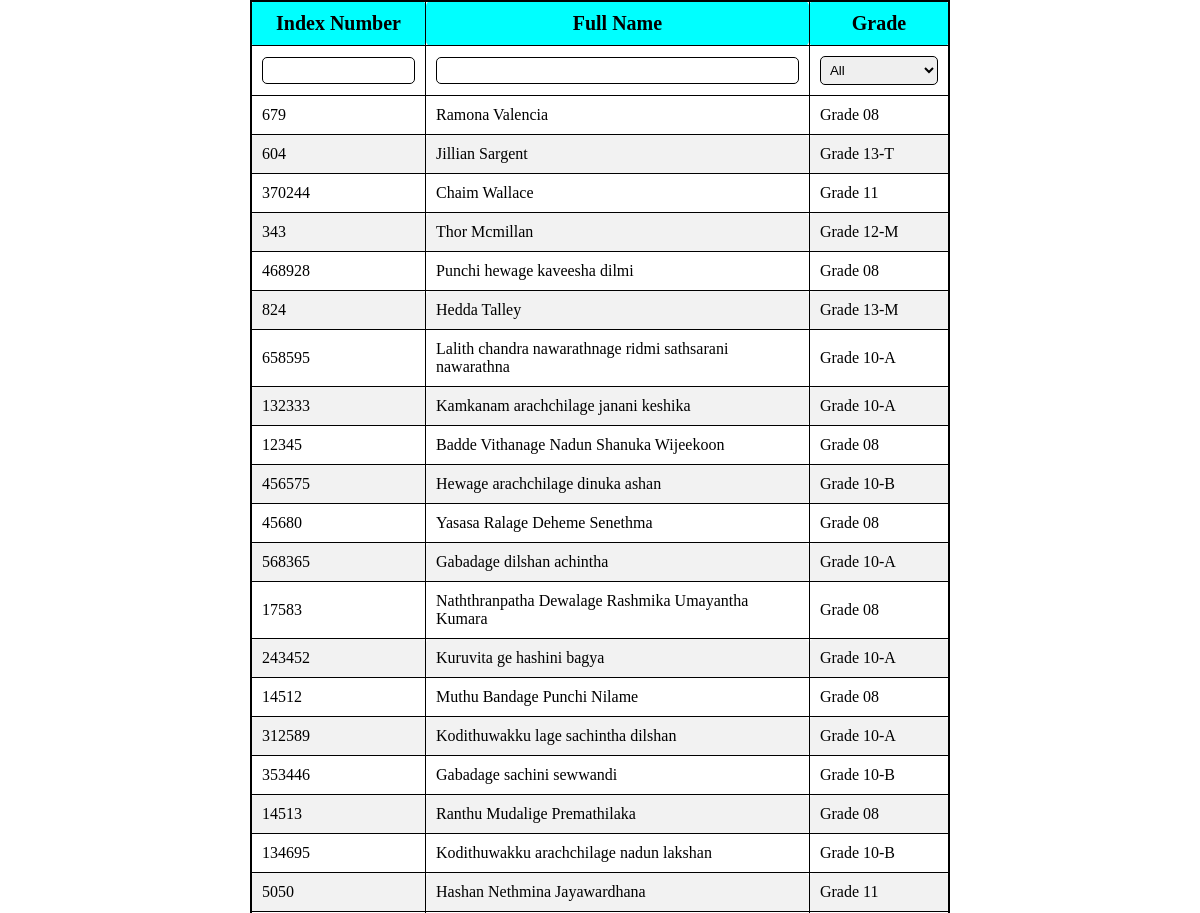
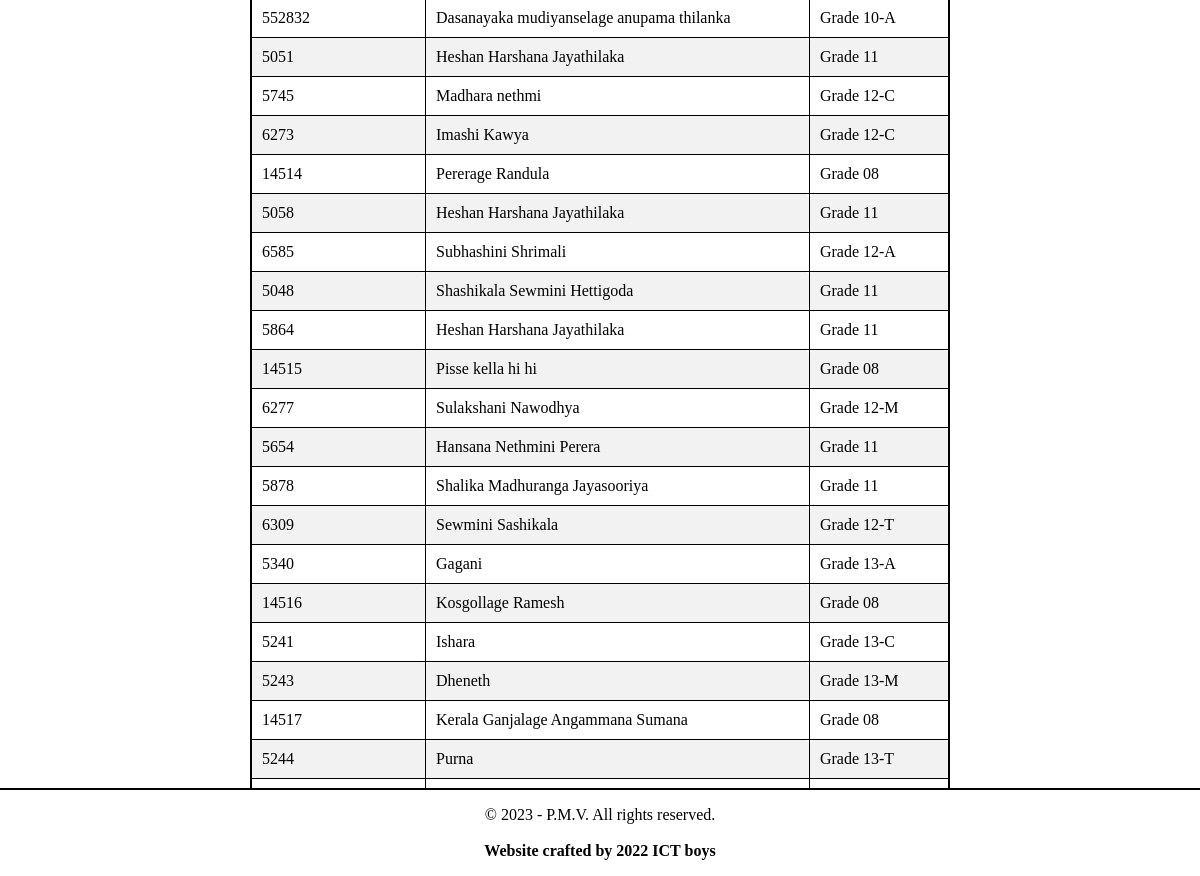
The page /students/ on the database its author committed (2 pictures, top to bottom).
### StudentInfoHandler/models.py (models this page shows, shortened)
class StudentInfo(models.Model):
    index_number = models.CharField(primary_key=True, unique=True, max_length=8)
    full_name = models.CharField(max_length=255)
    name_with_initials = models.CharField(max_length=255)
    date_of_birth = models.CharField(max_length=20)
    gender = models.CharField(max_length=6)
    enrolled_date = models.CharField(max_length=20)
    address = models.TextField()
    special_notes = models.TextField()
    class_info = models.ForeignKey('EDUInfoHandler.ClassInfo', on_delete=models.CASCADE)
    buckets = models.CharField(max_length=20, default="")
    RFID_key = models.TextField()

### StudentInfoHandler/views.py (the view)
# urls.py: path("", StudentListView.as_view(), name="StudentListView"),
class StudentListView(View):
    def get(self, request):
        log_file('Requested Student List')
        data = request.GET
        filter_kwargs = {}
        try:
            if data['class'] != 'all':
                filter_kwargs['class_info'] = ClassInfo.objects.get(id=data['class'])
        except:
            pass
        try:
            filter_kwargs['full_name__contains'] = data['name']
        except:
            pass
        try:
            filter_kwargs['index_number__contains'] = data['index_number']
        except:
            pass
        students_filtered = StudentInfo.objects.filter(**filter_kwargs)[:100]
        return_data = []
        for student in students_filtered:
            return_data.append({
                "index_number" : student.index_number,
                "student_name" : student.full_name,
                "class" : 'Grade ' + student.class_info.class_name
            })
        if data.get('data'):
            log_file(f'Returnng JSON of {return_data}')
            return JsonResponse(return_data, safe=False)
        log_file(f'Returnng rendered {return_data}')
        return render(request, template_name="all_students_admin_pc.html", context={
            'students': return_data,
            'current_classes': ClassInfo.objects.all().order_by('class_name')
            })

### manage.py (called while the page is built)
def log_file(string):
    if settings.DEBUG:
        with open('log.txt', 'a') as f:
            f.write(f'[{datetime.now().strftime("%d/%m/%Y %H:%M:%S")}] {string} \n')

### StudentInfoHandler/templates/all_students_admin_pc.html (shortened to what this page needs)
<!DOCTYPE html>
<html lang="en">
<head>
</head>
<body>
  <table class="my-table" border="1">
    <colgroup>
      <col span="1" style="width: 25%;">
      <col span="1" style="width: 55%;">
      <col span="1" style="width: 20%;">
    </colgroup>
    <thead>
      <tr>
        <td><b>Index Number</b></td>
        <td><b>Full Name</b></td>
        <td><b>Grade</b></td>
      </tr>
    </thead>
    <tr>
      <td><input type="number" name="integerInput"  id="index_number"></td>
      <td><input type="text" name="charInput" id="student_name"></td>
      <td>
        <select id="grade" onchange="changeGrade()">
          <option value="all">All</option>
        </select>
      </td>
    </tr>
    <tbody>
      {% for student in students %}
      <tr>
        <td>
          {{ student.index_number }}
        </td>
        <td>
          <a href="/student/{{ student.index_number }}">{{ student.student_name }}</a>
        </td>
        <td>
          {{ student.class }}
        </td>
      </tr>
      {% endfor %}
    </tbody>
  </table>
  <br>
  <footer>
    <p>&copy; 2023 - P.M.V. All rights reserved.<br><br><b>Website crafted by 2022 ICT boys</b></p>
  </footer>
</body>
</html>

### StudentInfoHandler/templates/all_students_admin_pc.html (style rules this page uses)
body { margin: 0px; }
.my-table { border-collapse: collapse; width: 100%; max-width: 700px; margin: 0 auto; color: #000000; border: 2px solid black; }
table { margin: 10px; }
thead { background-color: aqua; text-align: center; font-size: 20px; }
.my-table td { padding: 10px; border: 1px solid #000000; border-radius: 5px; }
.my-table tr:nth-child(even) { background-color: #f2f2f2; }
.my-table input[type="number"], .my-table input[type="text"], .my-table select { padding: 5px; border-radius: 5px; border: 1px solid #000000; width: 100%; box-sizing: border-box; }
footer { position: absolute; bottom: 0px; margin-top: auto; background-color: #ffffff; width: 100%; text-align: center; border-top: 2px solid black; padding: 0px; }
a { text-decoration: none; color: #000000; }

### rows shown on the page
StudentInfo: index_number "679", student_name "Ramona Valencia"
StudentInfo: index_number "604", student_name "Jillian Sargent"
StudentInfo: index_number "370244", student_name "Chaim Wallace"
StudentInfo: index_number "343", student_name "Thor Mcmillan"
StudentInfo: index_number "468928", student_name "Punchi hewage kaveesha dilmi"
StudentInfo: index_number "824", student_name "Hedda Talley"
StudentInfo: index_number "658595", student_name "Lalith chandra nawarathnage ridmi sathsarani nawarathna"
StudentInfo: index_number "132333", student_name "Kamkanam arachchilage janani keshika"
StudentInfo: index_number "12345", student_name "Badde Vithanage Nadun Shanuka Wijeekoon"
StudentInfo: index_number "456575", student_name "Hewage arachchilage dinuka ashan"
StudentInfo: index_number "45680", student_name "Yasasa Ralage Deheme Senethma"
StudentInfo: index_number "568365", student_name "Gabadage dilshan achintha"
StudentInfo: index_number "17583", student_name "Naththranpatha Dewalage Rashmika Umayantha Kumara"
StudentInfo: index_number "243452", student_name "Kuruvita ge hashini bagya"
StudentInfo: index_number "14512", student_name "Muthu Bandage Punchi Nilame"
StudentInfo: index_number "312589", student_name "Kodithuwakku lage sachintha dilshan"
StudentInfo: index_number "353446", student_name "Gabadage sachini sewwandi"
StudentInfo: index_number "14513", student_name "Ranthu Mudalige Premathilaka"
StudentInfo: index_number "134695", student_name "Kodithuwakku arachchilage nadun lakshan"
StudentInfo: index_number "5050", student_name "Hashan Nethmina Jayawardhana"
StudentInfo: index_number "552832", student_name "Dasanayaka mudiyanselage anupama thilanka"
StudentInfo: index_number "5051", student_name "Heshan Harshana Jayathilaka"
StudentInfo: index_number "5745", student_name "Madhara nethmi"
StudentInfo: index_number "6273", student_name "Imashi Kawya"
StudentInfo: index_number "14514", student_name "Pererage Randula"
StudentInfo: index_number "5058", student_name "Heshan Harshana Jayathilaka"
StudentInfo: index_number "6585", student_name "Subhashini Shrimali"
StudentInfo: index_number "5048", student_name "Shashikala Sewmini Hettigoda"
StudentInfo: index_number "5864", student_name "Heshan Harshana Jayathilaka"
StudentInfo: index_number "14515", student_name "Pisse kella hi hi"
StudentInfo: index_number "6277", student_name "Sulakshani Nawodhya"
StudentInfo: index_number "5654", student_name "Hansana Nethmini Perera"
StudentInfo: index_number "5878", student_name "Shalika Madhuranga Jayasooriya"
StudentInfo: index_number "6309", student_name "Sewmini Sashikala"
StudentInfo: index_number "5340", student_name "Gagani"
StudentInfo: index_number "14516", student_name "Kosgollage Ramesh"
StudentInfo: index_number "5241", student_name "Ishara"
StudentInfo: index_number "5243", student_name "Dheneth"
StudentInfo: index_number "14517", student_name "Kerala Ganjalage Angammana Sumana"
StudentInfo: index_number "5244", student_name "Purna"

### other values the page prints
{{ student.class }} "Grade 08" "Grade 13-T" "Grade 11" "Grade 12-M" "Grade 08" "Grade 13-M" "Grade 10-A" "Grade 10-A" "Grade 08" "Grade 10-B" "Grade 08" "Grade 10-A" "Grade 08" "Grade 10-A" "Grade 08" "Grade 10-A" "Grade 10-B" "Grade 08" "Grade 10-B" "Grade 11" "Grade 10-A" "Grade 11" "Grade 12-C" "Grade 12-C" "Grade 08" "Grade 11" "Grade 12-A" "Grade 11" "Grade 11" "Grade 08" "Grade 12-M" "Grade 11" "Grade 11" "Grade 12-T" "Grade 13-A" "Grade 08" "Grade 13-C" "Grade 13-M" "Grade 08" "Grade 13-T"
